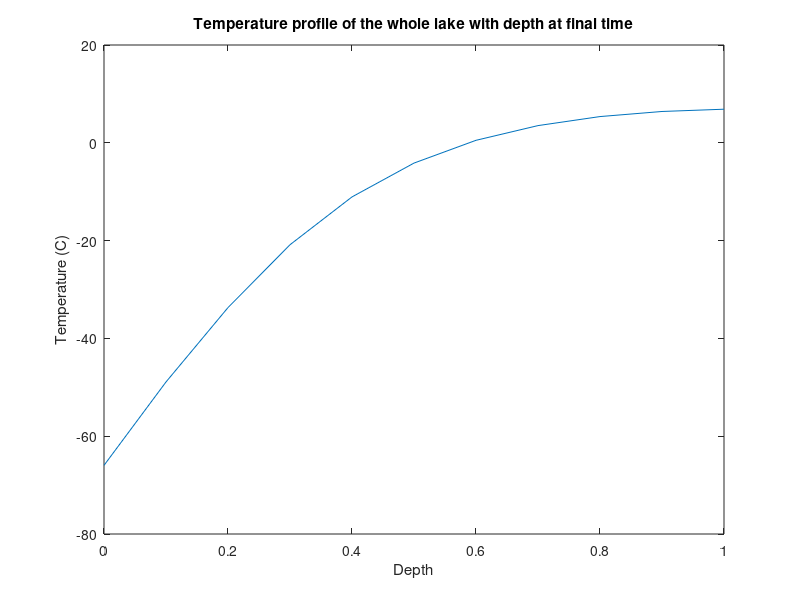
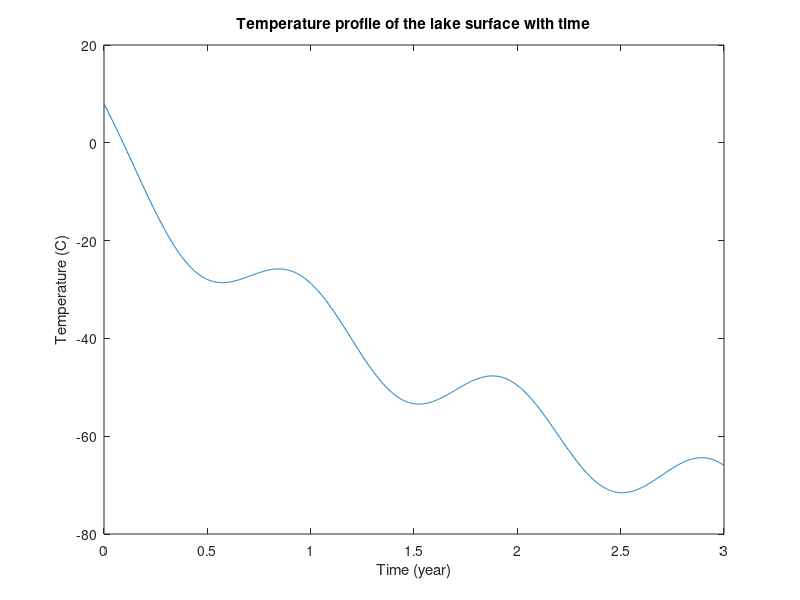
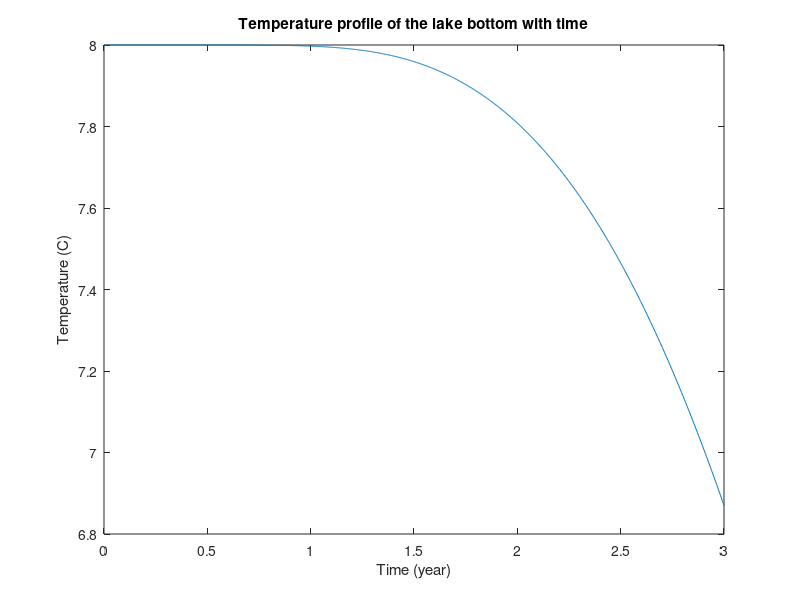

The MATLAB source for these figures, in order:
clear all
close all

% Parameters and constants

dz = 0.1; %depth grid spacing (m)
zf = 1; % lake depth in meters
zs = 0:dz:zf; % vector of depths in the lake

dt = 86400; % time grid spacing = 1 day
tf = 3600*24*365*3; % 3 years
ts = 0:dt:tf;

D = 1e-9; %hard coded to something small enough that CD < 0.5

C_D = D*dt/(dz)^2;

conductivity = 0.5918; % W m^-1 K^-1 - slightly less than the value at 10C

% Net incoming shortwave radiation:

Kstar = @(t) 500+100*sin(2*pi*t/(365*86400));
% assume all radiation absorbed is right at the surface: e^(eta*z)=0

% Net longwave radiation:
epsilon = 0.97;
sigma = 5.67e-8;
% assume longwave radiation out with constant temp 8C
L_u = epsilon*sigma* (8 + 273.15)^4;

% Assume flux of sensible and latent heat are zero
Q_e = 0;
Q_h = 0;

%Total heat balance
heat = @(t) Kstar(t) - L_u + Q_e + Q_h;

% Forward Euler method

M = sparse(length(zs),length(zs));

% create matrix

for i = 1:length(zs)
    for j = 1:length(zs)
        if i==j
            M(i,j) = 1-2*C_D;
        elseif i-1==j
            M(i,j) = C_D;
        elseif i+1==j
            M(i,j) = C_D;
        end
    end
end

M(1,1) = 1-C_D;
M(1,2) = C_D;
M(end,end-1)=C_D;
M(end,end) = 1-C_D;


% Pre-allocate

T = 8 .* ones(length(zs), 1); %initial T throughout lake is annual avg 8C

T_all = nan(length(zs), length(ts));
T_all(:,1) = T;

known_vec = zeros(length(zs), 1);

% Forward Euler Diffusion

for k = 1:length(ts)-1
    
    F_sfc = heat(ts(k))/conductivity;
    
    known_vec(1) = -C_D*dz*F_sfc;
    
    Tnew = M*T + known_vec;
    
    T_all(:,k+1) = Tnew;
    T = Tnew;
end

% plot

figure(1);
plot(zs, T_all(:,length(ts))) % end
title('Temperature profile of the whole lake with depth at final time')
xlabel('Depth')
ylabel('Temperature (C)')

figure(2)
plot(ts/86400/365, T_all(1, :))
title('Temperature profile of the lake surface with time')
xlabel('Time (year)')
ylabel('Temperature (C)')

figure(3)
plot(ts/86400/365, T_all(end, :))
title('Temperature profile of the lake bottom with time')
xlabel('Time (year)')
ylabel('Temperature (C)')
